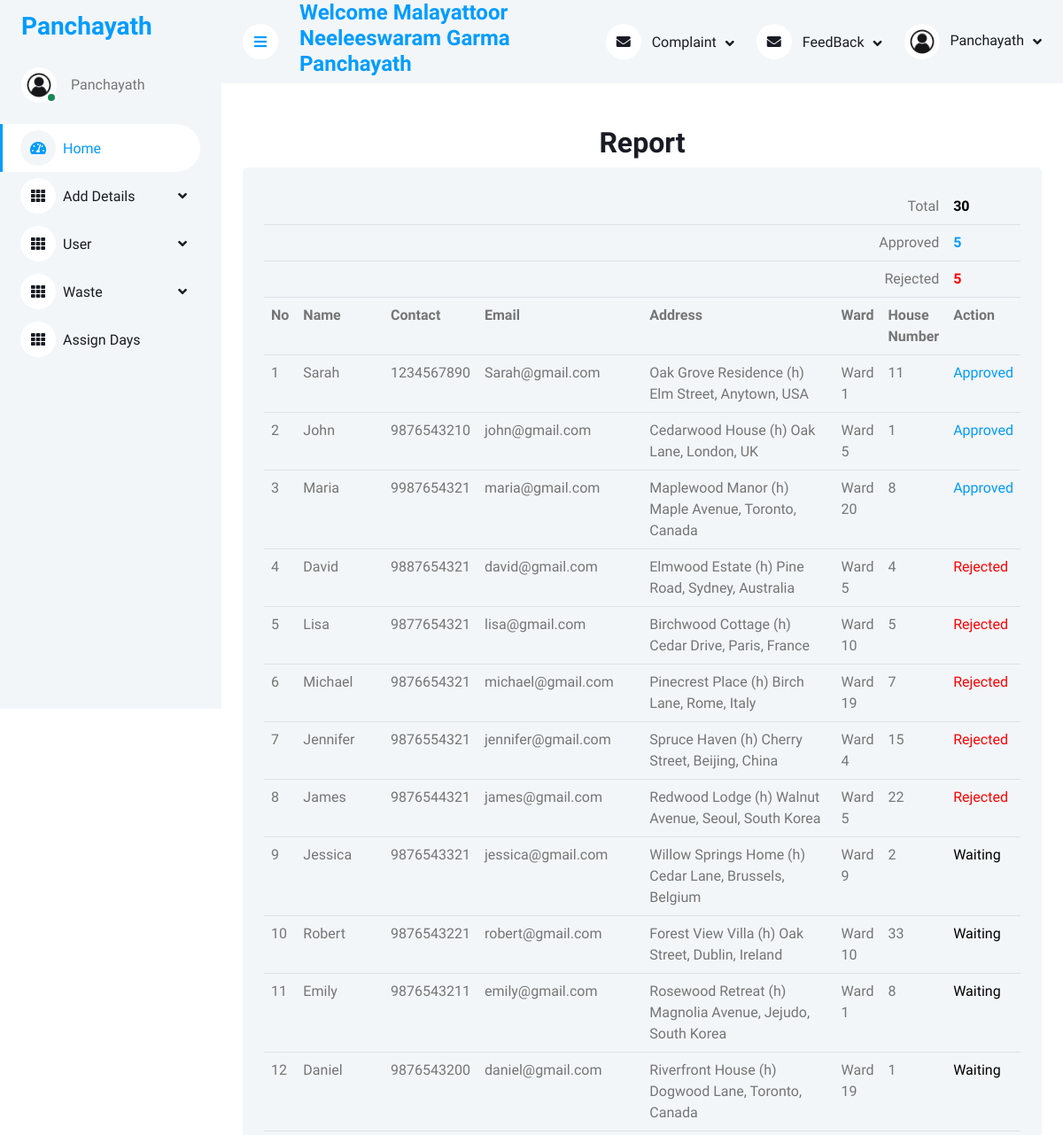
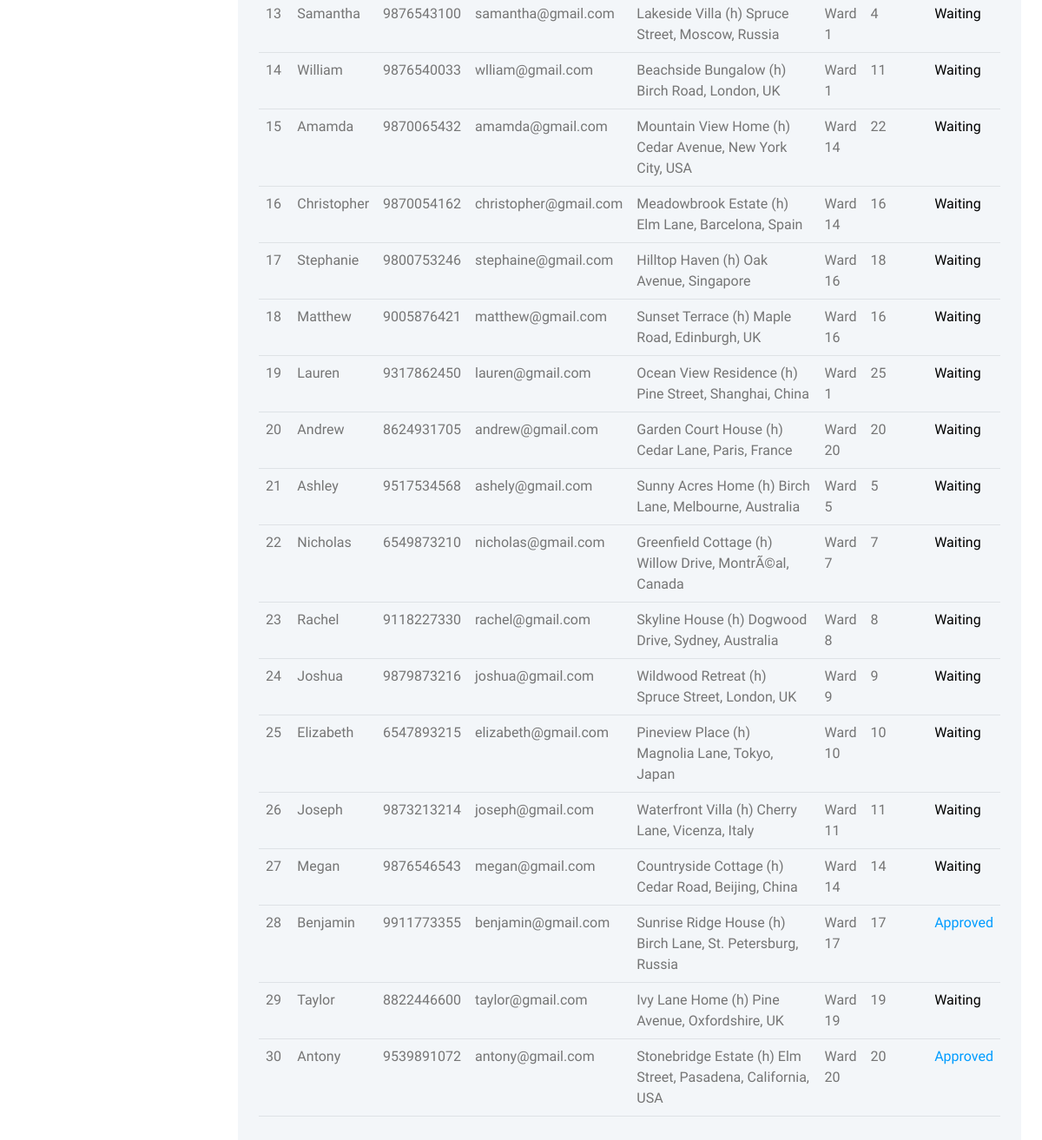
/E-Waste/Panjayath/Report2.php (signed in), run on the app's committed database (2 pictures, top to bottom).
### tables this page shows
CREATE TABLE `tbl_user` (
  `user_id` int(11) NOT NULL auto_increment,
  `user_name` varchar(15) NOT NULL,
  `user_contact` char(10) NOT NULL,
  `user_email` varchar(25) NOT NULL,
  `user_address` varchar(100) NOT NULL,
  `ward_id` int(11) NOT NULL,
  `user_hno` varchar(5) NOT NULL,
  `user_username` varchar(25) NOT NULL,
  `user_password` varchar(20) NOT NULL,
  `user_status` char(1) NOT NULL default '0',
  PRIMARY KEY  (`user_id`)
);

CREATE TABLE `tbl_ward` (
  `ward_id` int(11) NOT NULL auto_increment,
  `ward_name` varchar(10) NOT NULL,
  `ward_status` int(1) NOT NULL default '0',
  PRIMARY KEY  (`ward_id`)
);

### E-Waste/Panjayath/Report2.php (the view, shortened to what this page needs)
<!DOCTYPE html>
<html>
<head>
	<?php
include("../Connection/Connection.php");
include("Home1.php");
?>
</head>
<body>
<form method="POST">
	<div class="container-fluid pt-4 px-4">
	<h2 align="center">Report</h2>
	<div class="bg-light rounded h-100 p-4">
	<table width="700" class="table table-hover">
		<?php
		$sel = "select * from tbl_user u inner join tbl_ward w on u.ward_id=w.ward_id ";
		$res = $con->query($sel);
		if($res->num_rows!=NULL)
		{
			$a = 0;
			while($row = $res->fetch_assoc())
			{
				$a = $a+1;
			}
		}
		?>
		<tr>
			<td colspan="7" align="right">Total</td>
			<th style="color: black"><?php echo $a;?></th>
		</tr>
		<?php
		$sel = "select * from tbl_user u inner join tbl_ward w on u.ward_id=w.ward_id where user_status = '1'";
		$res = $con->query($sel);
		if($res->num_rows!=NULL)
		{
			$b = 0;
			while($row = $res->fetch_assoc())
			{
				$b = $b+1;
			}
		}
		?>
		<tr>
			<td colspan="7" align="right">Approved</td>
			<th style="color: #009CFF"><?php echo $b;?></th>
		</tr>
		<?php
		$sel = "select * from tbl_user u inner join tbl_ward w on u.ward_id=w.ward_id where user_status = '2'";
		$res = $con->query($sel);
		if($res->num_rows!=NULL)
		{
			$c = 0;
			while($row = $res->fetch_assoc())
			{
				$c = $c+1;
			}
		}
		?>
		<tr>
			<td colspan="7" align="right">Rejected</td>
			<th style="color: red"><?php echo $c;?></th>
		</tr>
		<tr>
			<th>No</th>
			<th>Name</th>
			<th>Contact</th>
			<th>Email</th>
			<th width="400">Address</th>
			<th>Ward</th>
			<th>House Number</th>
			<th>Action</th>
		</tr>
		<?php
		$sel = "select * from tbl_user u inner join tbl_ward w on u.ward_id=w.ward_id  ";
		$res = $con->query($sel);
		if($res->num_rows!=NULL)
		{
			$i = 0;
			while($row = $res->fetch_assoc())
			{
				$i = $i+1;
				?>
				<tr>
					<td><?php echo $i; ?></td>
					<td><?php echo $row["user_name"]; ?></td>
					<td><?php echo $row["user_contact"]; ?></td>
					<td><?php echo $row["user_email"]; ?></td>
					<td><?php echo $row["user_address"]; ?></td>
					<td><?php echo $row["ward_name"]; ?></td>
					<td><?php echo $row["user_hno"]; ?></td>
					<td><?php $st = $row["user_status"]; if($st==0) {echo "<span style=color:black>Waiting</span>"; } elseif($st==1) {echo "<span style=color:#009CFF>Approved</span>"; } else {echo "<span style=color:red>Rejected</span>"; } ?></td>
				</tr>
				<?php
			}
		}
		?>
	</table>
</form>
</body>
</html>

### E-Waste/Panjayath/Template/css/style.css (style rules this page uses)
:root { --primary: #009CFF; --light: #F3F6F9; --dark: #191C24; }

### data on the page
tbl_user: user_name "Sarah", user_contact "1234567890", user_email "Sarah@gmail.com", user_address "Oak Grove Residence (h) Elm Street, Anytown, USA", ward.ward_name "Ward 1", user_hno "11", user_status "Approved"
tbl_user: user_name "John", user_contact "9876543210", user_email "john@gmail.com", user_address "Cedarwood House (h) Oak Lane, London, UK", ward.ward_name "Ward 5", user_hno "1", user_status "Approved"
tbl_user: user_name "Maria", user_contact "9987654321", user_email "maria@gmail.com", user_address "Maplewood Manor (h) Maple Avenue, Toronto, Canada", ward.ward_name "Ward 20", user_hno "8", user_status "Approved"
tbl_user: user_name "David", user_contact "9887654321", user_email "david@gmail.com", user_address "Elmwood Estate (h) Pine Road, Sydney, Australia", ward.ward_name "Ward 5", user_hno "4", user_status "Rejected"
tbl_user: user_name "Lisa", user_contact "9877654321", user_email "lisa@gmail.com", user_address "Birchwood Cottage (h) Cedar Drive, Paris, France", ward.ward_name "Ward 10", user_hno "5", user_status "Rejected"
tbl_user: user_name "Michael", user_contact "9876654321", user_email "michael@gmail.com", user_address "Pinecrest Place (h) Birch Lane, Rome, Italy", ward.ward_name "Ward 19", user_hno "7", user_status "Rejected"
tbl_user: user_name "Jennifer", user_contact "9876554321", user_email "jennifer@gmail.com", user_address "Spruce Haven (h) Cherry Street, Beijing, China", ward.ward_name "Ward 4", user_hno "15", user_status "Rejected"
tbl_user: user_name "James", user_contact "9876544321", user_email "james@gmail.com", user_address "Redwood Lodge (h) Walnut Avenue, Seoul, South Korea", ward.ward_name "Ward 5", user_hno "22", user_status "Rejected"
tbl_user: user_name "Jessica", user_contact "9876543321", user_email "jessica@gmail.com", user_address "Willow Springs Home (h) Cedar Lane, Brussels, Belgium", ward.ward_name "Ward 9", user_hno "2", user_status "Waiting"
tbl_user: user_name "Robert", user_contact "9876543221", user_email "robert@gmail.com", user_address "Forest View Villa (h) Oak Street, Dublin, Ireland", ward.ward_name "Ward 10", user_hno "33", user_status "Waiting"
tbl_user: user_name "Emily", user_contact "9876543211", user_email "emily@gmail.com", user_address "Rosewood Retreat (h) Magnolia Avenue, Jejudo, South Korea", ward.ward_name "Ward 1", user_hno "8", user_status "Waiting"
tbl_user: user_name "Daniel", user_contact "9876543200", user_email "daniel@gmail.com", user_address "Riverfront House (h) Dogwood Lane, Toronto, Canada", ward.ward_name "Ward 19", user_hno "1", user_status "Waiting"
tbl_user: user_name "Samantha", user_contact "9876543100", user_email "samantha@gmail.com", user_address "Lakeside Villa (h) Spruce Street, Moscow, Russia", ward.ward_name "Ward 1", user_hno "4", user_status "Waiting"
tbl_user: user_name "William", user_contact "9876540033", user_email "wlliam@gmail.com", user_address "Beachside Bungalow (h) Birch Road, London, UK", ward.ward_name "Ward 1", user_hno "11", user_status "Waiting"
tbl_user: user_name "Amamda", user_contact "9870065432", user_email "amamda@gmail.com", user_address "Mountain View Home (h) Cedar Avenue, New York City, USA", ward.ward_name "Ward 14", user_hno "22", user_status "Waiting"
tbl_user: user_name "Christopher", user_contact "9870054162", user_email "christopher@gmail.com", user_address "Meadowbrook Estate (h) Elm Lane, Barcelona, Spain", ward.ward_name "Ward 14", user_hno "16", user_status "Waiting"
tbl_user: user_name "Stephanie", user_contact "9800753246", user_email "stephaine@gmail.com", user_address "Hilltop Haven (h) Oak Avenue, Singapore", ward.ward_name "Ward 16", user_hno "18", user_status "Waiting"
tbl_user: user_name "Matthew", user_contact "9005876421", user_email "matthew@gmail.com", user_address "Sunset Terrace (h) Maple Road, Edinburgh, UK", ward.ward_name "Ward 16", user_hno "16", user_status "Waiting"
tbl_user: user_name "Lauren", user_contact "9317862450", user_email "lauren@gmail.com", user_address "Ocean View Residence (h) Pine Street, Shanghai, China", ward.ward_name "Ward 1", user_hno "25", user_status "Waiting"
tbl_user: user_name "Andrew", user_contact "8624931705", user_email "andrew@gmail.com", user_address "Garden Court House (h) Cedar Lane, Paris, France", ward.ward_name "Ward 20", user_hno "20", user_status "Waiting"
tbl_user: user_name "Ashley", user_contact "9517534568", user_email "ashely@gmail.com", user_address "Sunny Acres Home (h) Birch Lane, Melbourne, Australia", ward.ward_name "Ward 5", user_hno "5", user_status "Waiting"
tbl_user: user_name "Nicholas", user_contact "6549873210", user_email "nicholas@gmail.com", user_address "Greenfield Cottage (h) Willow Drive, MontrÃ©al, Canada", ward.ward_name "Ward 7", user_hno "7", user_status "Waiting"
tbl_user: user_name "Rachel", user_contact "9118227330", user_email "rachel@gmail.com", user_address "Skyline House (h) Dogwood Drive, Sydney, Australia", ward.ward_name "Ward 8", user_hno "8", user_status "Waiting"
tbl_user: user_name "Joshua", user_contact "9879873216", user_email "joshua@gmail.com", user_address "Wildwood Retreat (h) Spruce Street, London, UK", ward.ward_name "Ward 9", user_hno "9", user_status "Waiting"
tbl_user: user_name "Elizabeth", user_contact "6547893215", user_email "elizabeth@gmail.com", user_address "Pineview Place (h) Magnolia Lane, Tokyo, Japan", ward.ward_name "Ward 10", user_hno "10", user_status "Waiting"
tbl_user: user_name "Joseph", user_contact "9873213214", user_email "joseph@gmail.com", user_address "Waterfront Villa (h) Cherry Lane, Vicenza, Italy", ward.ward_name "Ward 11", user_hno "11", user_status "Waiting"
tbl_user: user_name "Megan", user_contact "9876546543", user_email "megan@gmail.com", user_address "Countryside Cottage (h) Cedar Road, Beijing, China", ward.ward_name "Ward 14", user_hno "14", user_status "Waiting"
tbl_user: user_name "Benjamin", user_contact "9911773355", user_email "benjamin@gmail.com", user_address "Sunrise Ridge House (h) Birch Lane, St. Petersburg, Russia", ward.ward_name "Ward 17", user_hno "17", user_status "Approved"
tbl_user: user_name "Taylor", user_contact "8822446600", user_email "taylor@gmail.com", user_address "Ivy Lane Home (h) Pine Avenue, Oxfordshire, UK", ward.ward_name "Ward 19", user_hno "19", user_status "Waiting"
tbl_user: user_name "Antony", user_contact "9539891072", user_email "antony@gmail.com", user_address "Stonebridge Estate (h) Elm Street, Pasadena, California, USA", ward.ward_name "Ward 20", user_hno "20", user_status "Approved"

### other printed values
$_SESSION['panname'] "Malayattoor Neeleeswaram Garma Panchayath"
$a "30"
$b "5"
$c "5"
